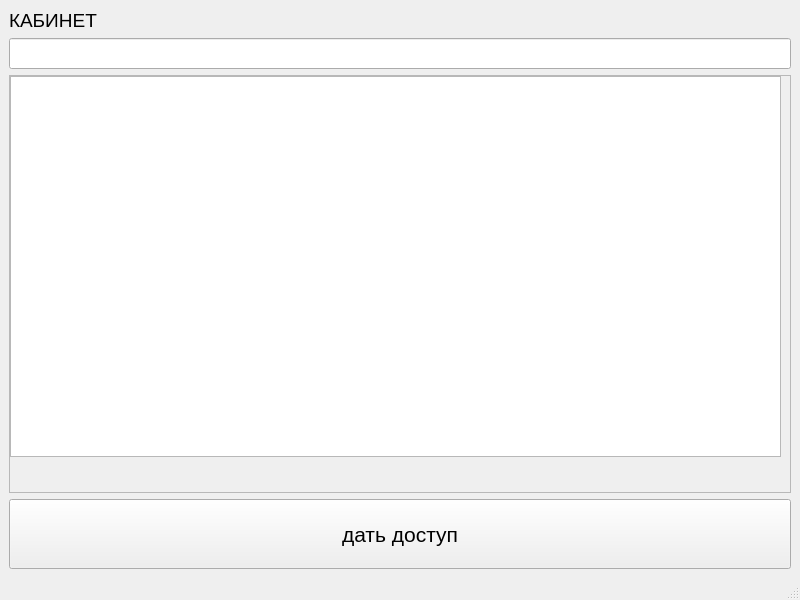
<?xml version="1.0" encoding="UTF-8"?>
<ui version="4.0">
 <class>MainWindow</class>
 <widget class="QMainWindow" name="MainWindow">
  <property name="geometry">
   <rect>
    <x>0</x>
    <y>0</y>
    <width>800</width>
    <height>600</height>
   </rect>
  </property>
  <property name="windowTitle">
   <string>MainWindow</string>
  </property>
  <widget class="QWidget" name="centralwidget">
   <layout class="QVBoxLayout" name="verticalLayout">
    <item>
     <widget class="QLabel" name="label">
      <property name="font">
       <font>
        <pointsize>14</pointsize>
       </font>
      </property>
      <property name="text">
       <string>КАБИНЕТ</string>
      </property>
     </widget>
    </item>
    <item>
     <widget class="QLineEdit" name="number">
      <property name="font">
       <font>
        <pointsize>14</pointsize>
       </font>
      </property>
      <property name="text">
       <string/>
      </property>
     </widget>
    </item>
    <item>
     <layout class="QHBoxLayout" name="horizontalLayout">
      <item>
       <widget class="QScrollArea" name="scrollArea">
        <property name="widgetResizable">
         <bool>true</bool>
        </property>
        <widget class="QWidget" name="scrollAreaWidgetContents">
         <property name="geometry">
          <rect>
           <x>0</x>
           <y>0</y>
           <width>778</width>
           <height>397</height>
          </rect>
         </property>
         <widget class="QTableWidget" name="table">
          <property name="geometry">
           <rect>
            <x>0</x>
            <y>0</y>
            <width>771</width>
            <height>381</height>
           </rect>
          </property>
         </widget>
        </widget>
       </widget>
      </item>
     </layout>
    </item>
    <item>
     <widget class="QPushButton" name="give_access">
      <property name="minimumSize">
       <size>
        <width>0</width>
        <height>70</height>
       </size>
      </property>
      <property name="font">
       <font>
        <pointsize>16</pointsize>
       </font>
      </property>
      <property name="text">
       <string>дать доступ</string>
      </property>
     </widget>
    </item>
   </layout>
  </widget>
  <widget class="QMenuBar" name="menubar">
   <property name="geometry">
    <rect>
     <x>0</x>
     <y>0</y>
     <width>800</width>
     <height>21</height>
    </rect>
   </property>
  </widget>
  <widget class="QStatusBar" name="statusbar"/>
 </widget>
 <resources/>
 <connections/>
</ui>
